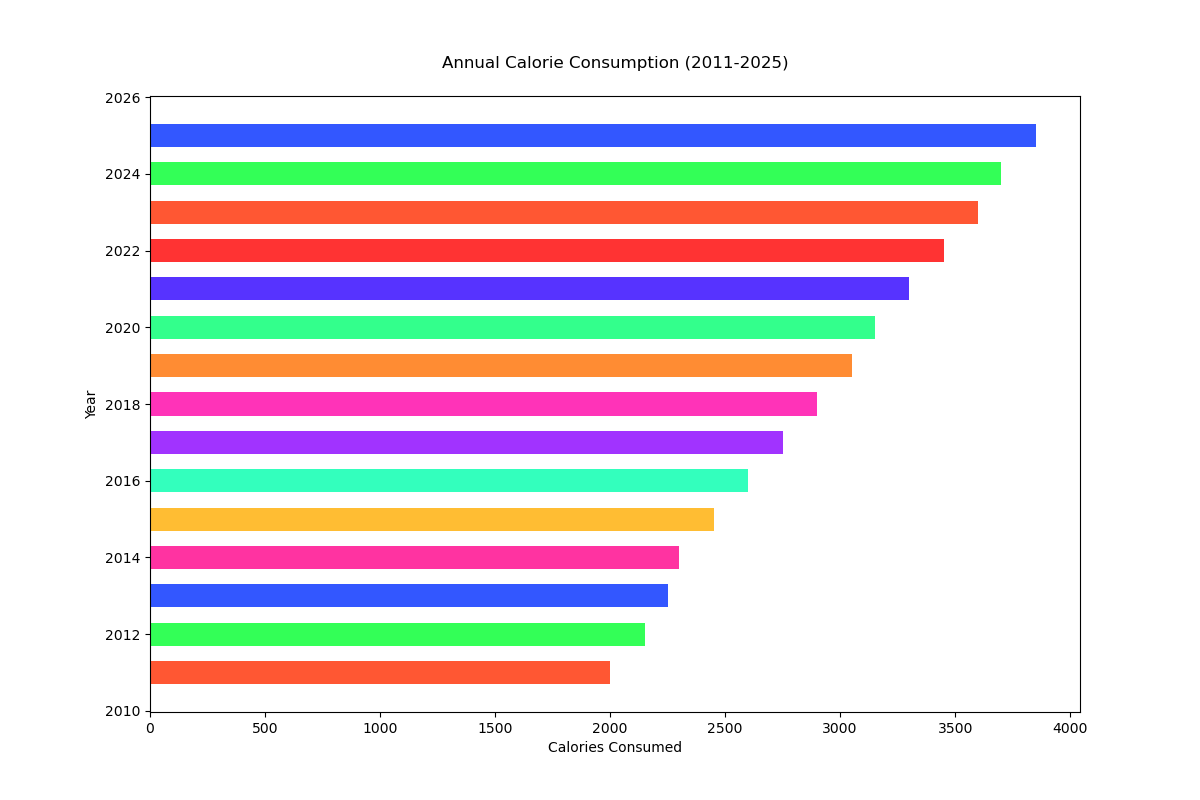

The script that drew this image:

import matplotlib.pyplot as plt

# Data
years = [
    2011, 2012, 2013, 2014, 2015,
    2016, 2017, 2018, 2019, 2020,
    2021, 2022, 2023, 2024, 2025
]
calories_consumed = [
    2000, 2150, 2250, 2300, 2450,
    2600, 2750, 2900, 3050, 3150,
    3300, 3450, 3600, 3700, 3850
]

# Plot configuration
plt.figure(figsize=(12, 8))
bars = plt.barh(years, calories_consumed, height=0.6, color=[
    '#FF5733', '#33FF57', '#3357FF', '#FF33A1',
    '#FFBD33', '#33FFBD', '#A133FF', '#FF33B8',
    '#FF8C33', '#33FF8C', '#5733FF', '#FF3333',
    '#FF5733', '#33FF57', '#3357FF'
])

# Axes labels and title
plt.xlabel('Calories Consumed')
plt.ylabel('Year')
plt.title('Annual Calorie Consumption (2011-2025)', pad=20)

# Show the plot
plt.show()
